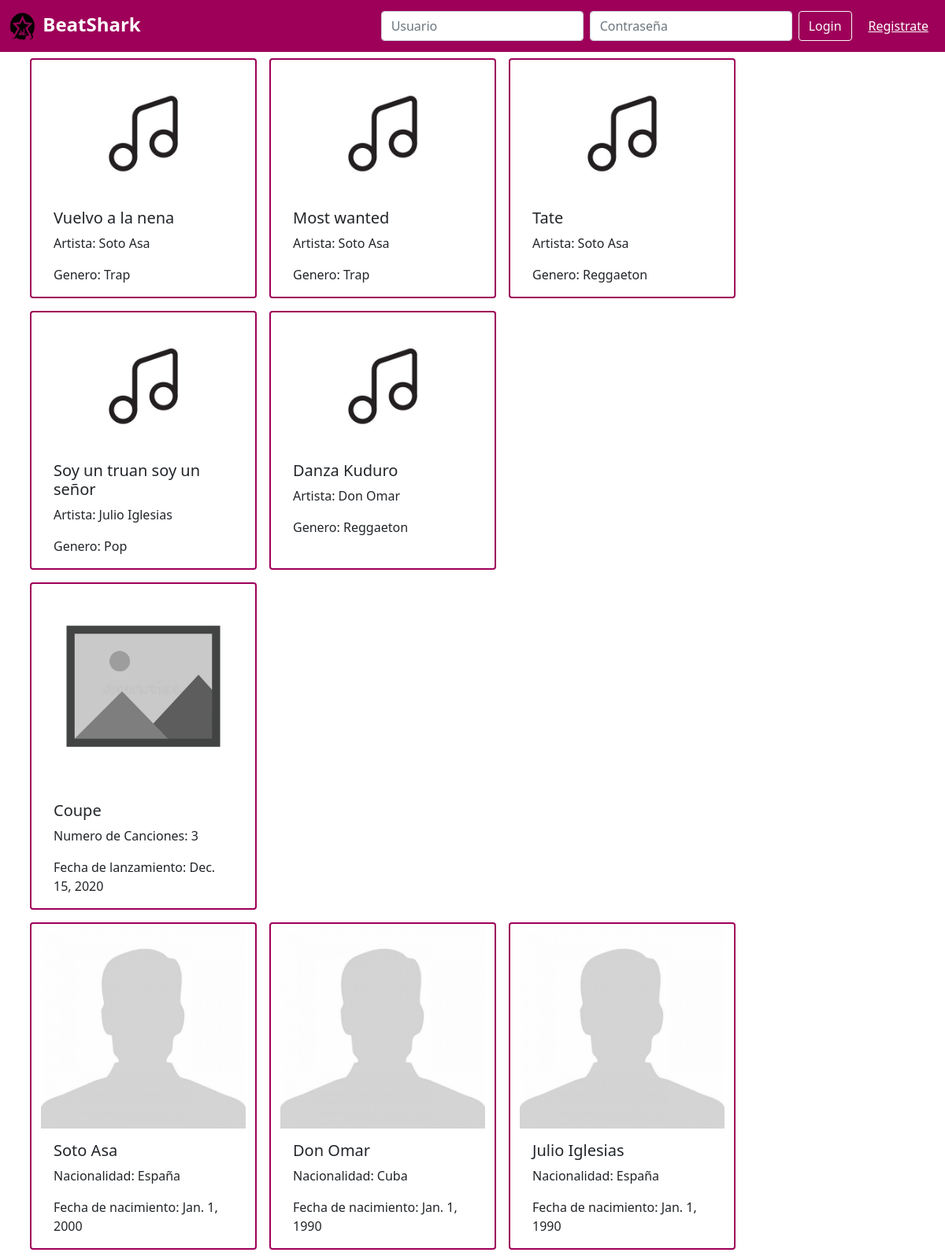
Before: / with the older database file.
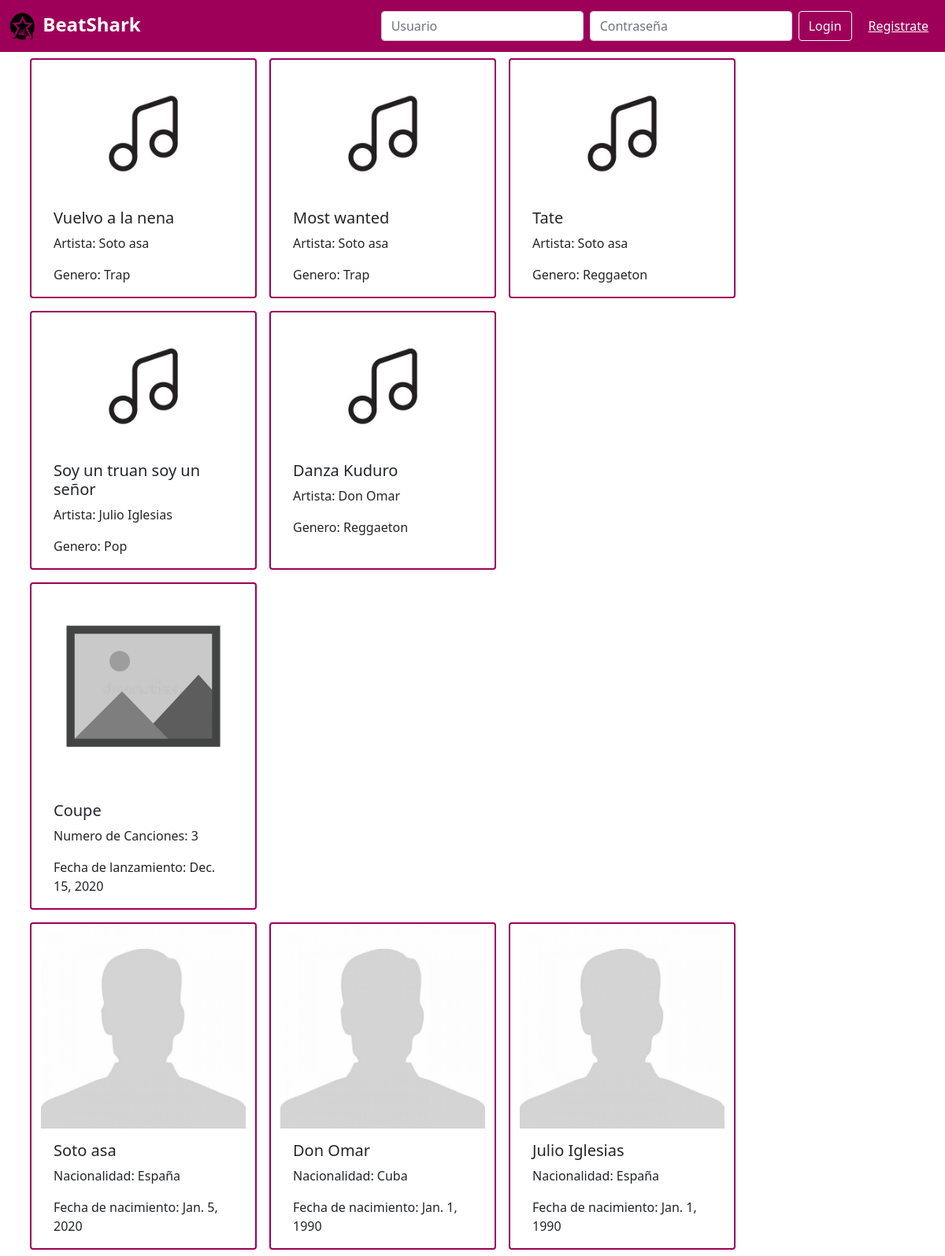
After: the same page with the newer database file.
### BeatSharkApp/models.py (models this page shows)
class Artista(models.Model):
    nombre = models.CharField(max_length=50, unique=True)
    nacionalidad = models.CharField(max_length=20)
    fechaNacimiento = models.DateField(auto_now_add=False, auto_now=False, blank=True, null=True)

### BeatSharkApp/views.py (the view, shortened to what this page needs)
# urls.py: path('', views.index, name='index'),
def index(request):
    if(request.GET.get('logout')):
        for key in list(request.session.keys()):
            del request.session[key]
        return HttpResponseRedirect("/")
    canciones = Cancion.objects.all()
    artistas = Artista.objects.all()
    albumes = Album.objects.all()
    return render(request, 'social/index.html', {'canciones': canciones, 'artistas': artistas, 'albumes': albumes})

### BeatSharkApp/templates/social/index.html (shortened to what this page needs)
<!doctype html>
<html lang="en">
<head>
  <link href="https://cdn.jsdelivr.net/npm/bootstrap@5.0.0-beta1/dist/css/bootstrap.min.css" rel="stylesheet"
>
</head>
<body>
  {% include "social/navbar.html" %}
  <div class="container">
    <div class="row row-cols-2">
      {% for cancion in canciones %}
      <div class="col card m-2 justify-content-center" style="width: 18rem; border-color: #9e0059; border-width: 2px;">
        <img class="card-img-top" src="../../static/Music-Icon-by-Kanggraphic-3-580x386.jpg" alt="Card image cap">
        <div class="card-body">
          <h5 class="card-title">{{ cancion.titulo }}</h5>
          <p class="card-text">Artista:
            {% for artista in cancion.artista.all%}
            {{artista.nombre}}
            {% endfor %}
          </p>
          <p class="card-text">Genero:
            {% for genero in cancion.genero.all%}
            {{genero.nombre_genero}}
            {% endfor %}
          </p>
        </div>
      </div>
      {% endfor %}
    </div>
  </div>
  <div class="container">
    <div class="row row-cols-2">
      {% for album in albumes %}
      <div class="col card m-2 justify-content-center" style="width: 18rem; border-color: #9e0059; border-width: 2px;">
        <img class="card-img-top" src="../../static/albums-gallery-photo-icon-vector-image-can-also-be-used-web-suitable-mobile-apps-web-apps-print-media-79953042.jpg" alt="Card image cap">
        <div class="card-body">
          <h5 class="card-title">{{ album.nombre }}</h5>
          <p class="card-text">Numero de Canciones: {{album.num_canciones}}
          </p>
          <p class="card-text">Fecha de lanzamiento: {{album.fechaEstreno}}
          </p>
        </div>
      </div>
      {% endfor %}
    </div>
  </div>
  <div class="container">
    <div class="row row-cols-2">
      {% for artista in artistas %}
      <div class="col card m-2 justify-content-center" style="width: 18rem; border-color: #9e0059; border-width: 2px;">
        <img class="card-img-top" src="../../static/blank-user-355ba8nijgtrgca9vdzuv4.jpg" alt="Card image cap">
        <div class="card-body">
          <h5 class="card-title">{{ artista.nombre }}</h5>
          <p class="card-text">Nacionalidad: {{artista.nacionalidad}}
          </p>
          <p class="card-text">Fecha de nacimiento: {{artista.fechaNacimiento}}
          </p>
        </div>
      </div>
      {% endfor %}
    </div>
  </div>
</body>
</html>

Changed rows visible on the page:
changed Artista: nombre "Soto Asa" → "Soto asa"; fechaNacimiento "Jan. 1, 2000" → "Jan. 5, 2020"
